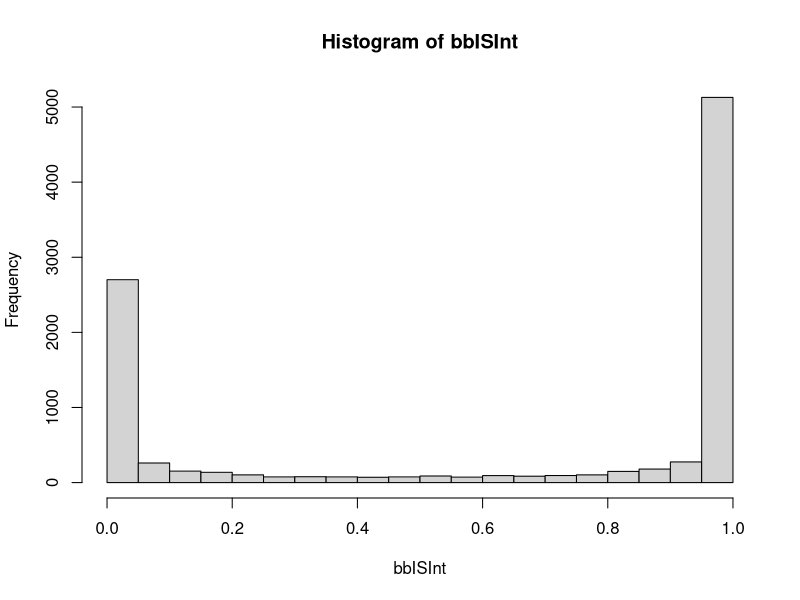
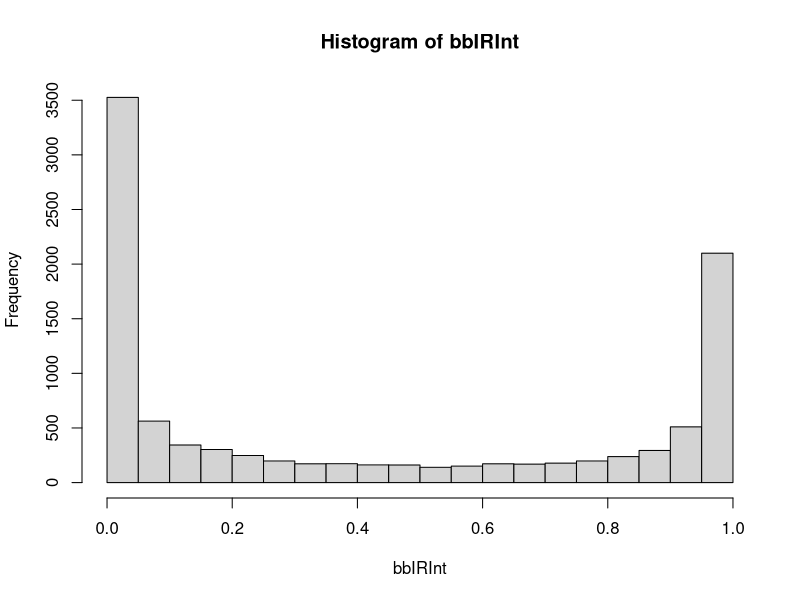

Recreate these plots in R, in order.
#weakly informative priors priors
#https://rdrr.io/github/poissonconsulting/bboutools/f/vignettes/articles/priors.Rmd

#survival
#Intercept (log-odds scale) $$b0 \sim Normal(3, sd = 10)$$
#  Year fixed effect $$bAnnual[i] \sim Normal(0, sd = 10)$$


bbSInt = rnorm(10000,3,10)
bbISInt = 1/(1+exp(-bbSInt))

hist(bbISInt)

sIntMean = mean(bbISInt)

#recruitment
#ntercept (log-odds scale) $$b0 \sim Normal(-1, sd = 5)$$
bbRInt = rnorm(10000,-1,5)
bbIRInt = 1/(1+exp(-bbRInt))

hist(bbIRInt)

rIntMean = mean(bbIRInt)
